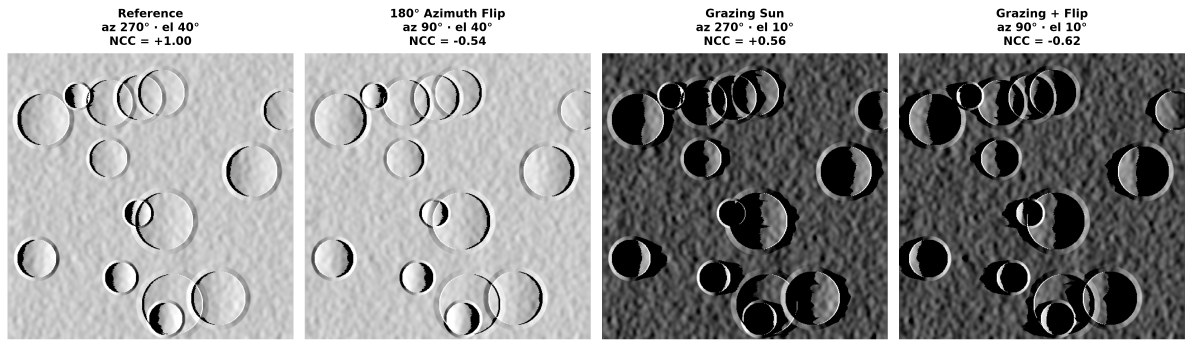
#> input picture results/slide2_4panel_honest_el10.png, 4770 x 1387 px (shown at 1/4 size)
$ python update_slide2_pptx.py
#> lines starting #> are read from the running program, lines starting #| are printed output that depends on the picture
import zipfile, os, shutil
import cv2

PPTX_SRC = r"SIH26166_SunSweepAtlas_FINAL.pptx"
PPTX_BAK = r"SIH26166_SunSweepAtlas_FINAL_backup.pptx"
PPTX_TMP = r"SIH26166_SunSweepAtlas_FINAL_tmp.pptx"

# 1. Create backup if it doesn't already exist
if not os.path.exists(PPTX_BAK):
    shutil.copy2(PPTX_SRC, PPTX_BAK)
    print(f"Created backup at {PPTX_BAK}")
else:
    print(f"Backup already exists at {PPTX_BAK}")

# 2. Prepare high-quality replacement for image3.jpg from slide2_4panel_honest_el10.png
panel_src = "results/slide2_4panel_honest_el10.png"
assert os.path.exists(panel_src), f"Missing {panel_src}!"
im = cv2.imread(panel_src)
#> im is the input picture: shape (1387, 4770, 3); min 0, max 255, mean 153.7
# Resize to 1894 x 578 (exact aspect ratio and dimension of original image3.jpg)
# or keep crisp resolution: 1894x578 or 2400x733
im_resized = cv2.resize(im, (1894, 578), interpolation=cv2.INTER_AREA)
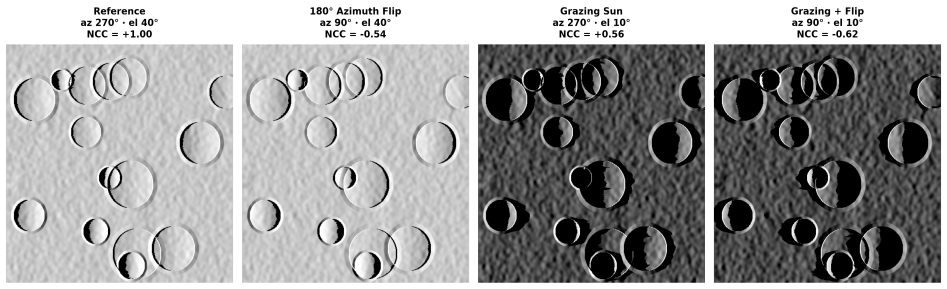
#> im_resized: shape (578, 1894, 3) (shown at 1/2 size); min 0, max 255, mean 153.7
jpg_bytes = cv2.imencode('.jpg', im_resized, [int(cv2.IMWRITE_JPEG_QUALITY), 95])[1].tobytes()
print(f"Encoded replacement image3.jpg: {len(jpg_bytes)} bytes")
#| Encoded replacement image3.jpg: 295586 bytes

# 3. Read PPTX and update slide2.xml and ppt/media/image3.jpg
#> (the run stopped early here; a loop or call above may not have finished)
